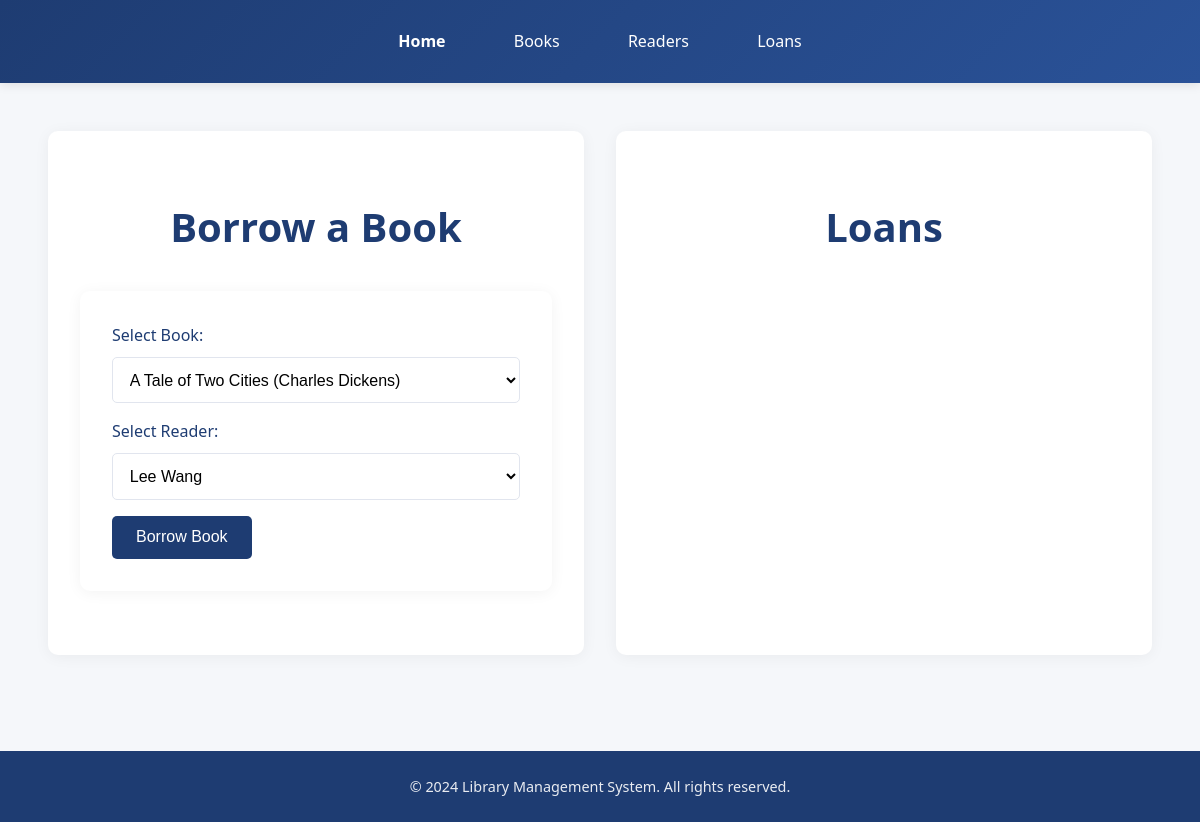
Page /loans on the earlier database version.
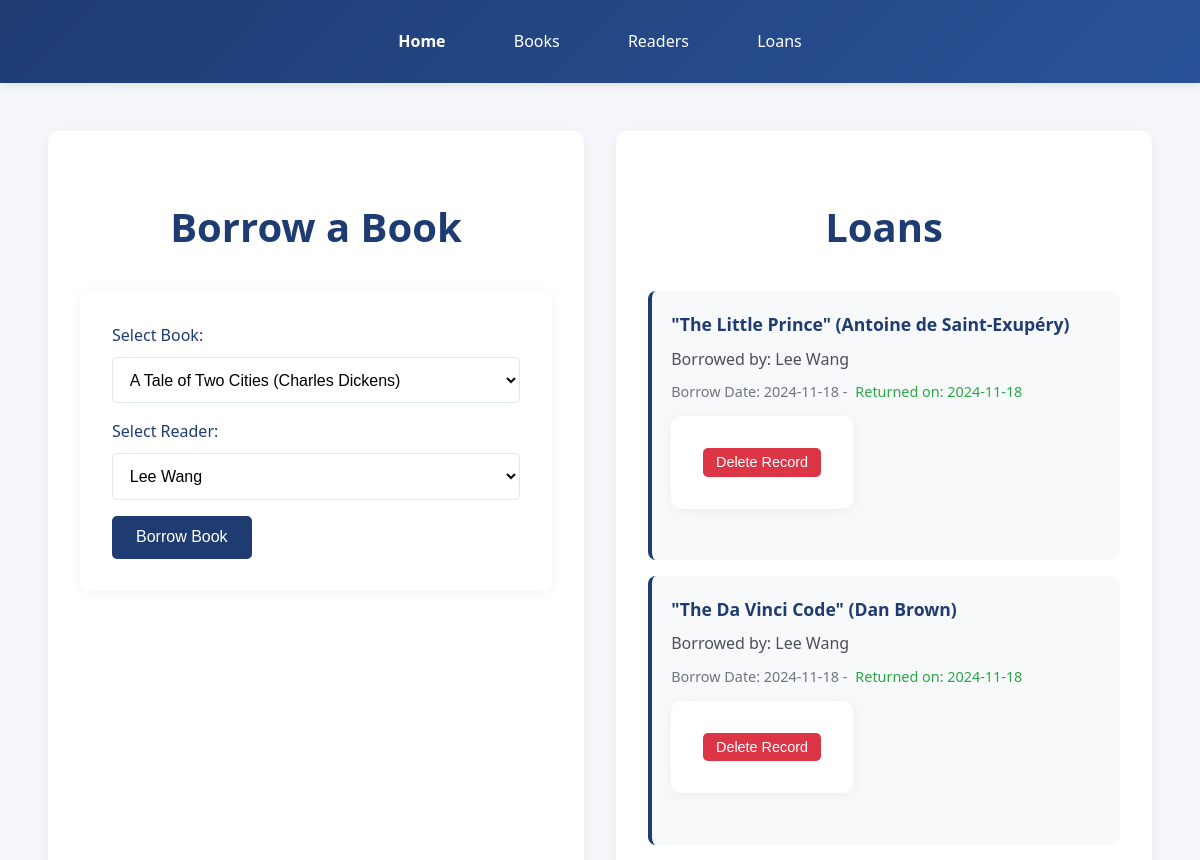
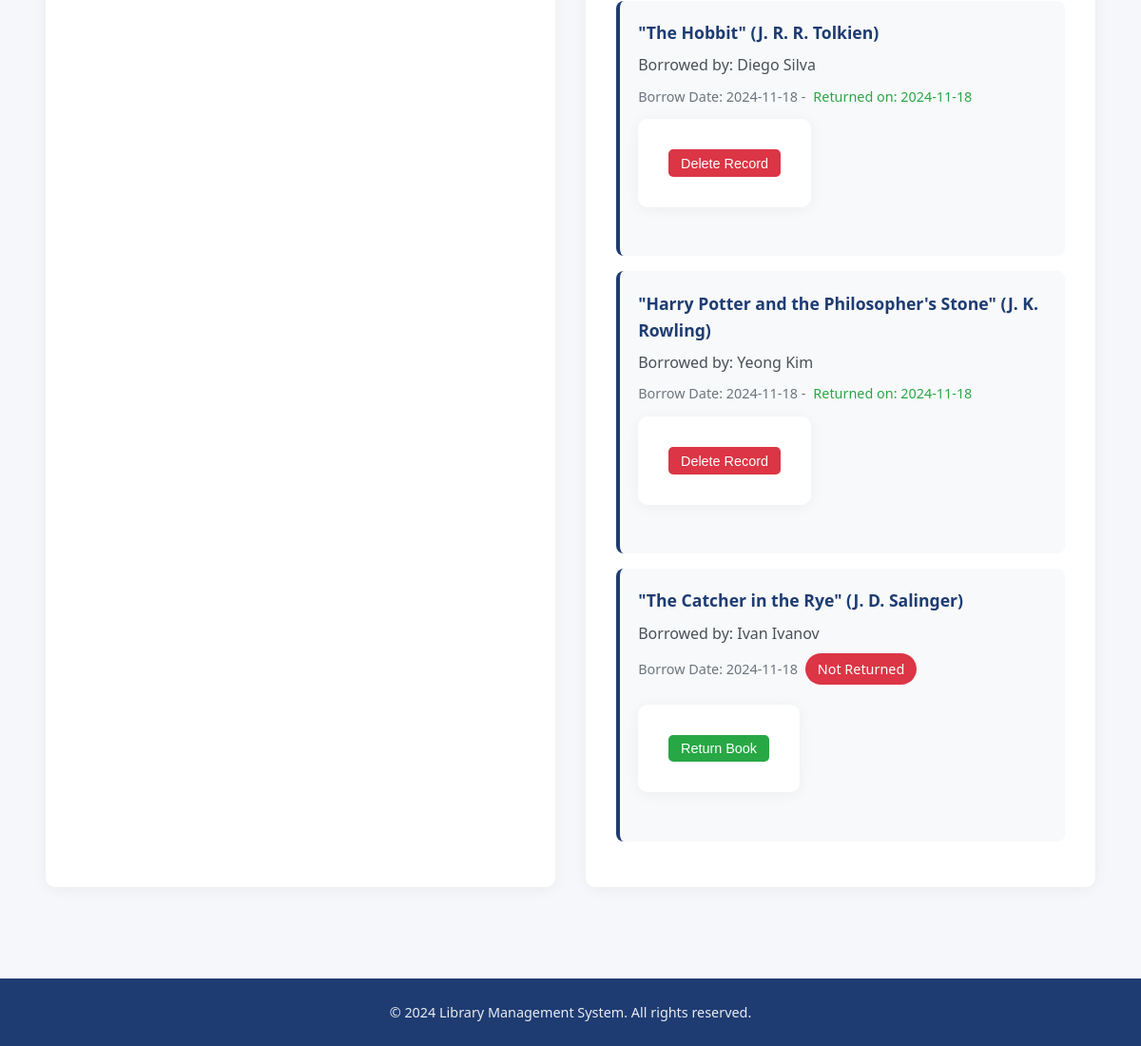
Same page on the later database version (2 pictures, top to bottom).
### models.py (models this page shows)
class Loans(db.Model):
    id = db.Column(db.Integer, primary_key=True)
    borrow_date = db.Column(db.Date, nullable=False)
    return_date = db.Column(db.Date, nullable=True)
    books_id = db.Column(db.Integer, db.ForeignKey('books.id'), nullable=False)
    readers_id = db.Column(db.String, db.ForeignKey('readers.id_number'), nullable=False)
    books = db.relationship('Books', back_populates='loans')
    readers = db.relationship('Readers', back_populates='loans')

class Books(db.Model):
    id = db.Column(db.Integer, primary_key=True)
    title = db.Column(db.String(100), nullable=False)
    author = db.Column(db.String(100), nullable=False)
    is_borrowed = db.Column(db.Boolean, default=False)
    loans = db.relationship('Loans', back_populates='books', cascade="all, delete-orphan")

class Readers(db.Model):
    id_number = db.Column(db.String(20), primary_key=True)
    first_name = db.Column(db.String(50), nullable=False)
    last_name = db.Column(db.String(50), nullable=False)
    birth_date = db.Column(db.Date, nullable=False)
    loans = db.relationship('Loans', back_populates='readers', cascade="all, delete-orphan")

### main.py (the view, shortened to what this page needs)
@app.route('/loans', methods=['GET', 'POST'])
def loans_manage():
    loans = Loans.query.all()
    available_books = Books.query.filter_by(is_borrowed=False).all()
    readers = Readers.query.all()
    return render_template('loans.html', loans=loans, available_books=available_books, readers=readers)

### main.py (called while the page is built)
@app.context_processor
def inject_now():
    return {'now': datetime.now()}

### templates/loans.html (shortened to what this page needs)
{% extends 'base.html' %}
{% block content %}
<div class="grid-container">
    <div class="grid-item1">
        <h1>Borrow a Book</h1>
        <form method="POST" action="{{ url_for('loans_manage') }}">
            <label for="books_id">Select Book:</label>
            <select id="books_id" name="books_id" required>
                {% for book in available_books %}
                <option value="{{ book.id }}">{{ book.title }} ({{ book.author }})</option>
                {% endfor %}
            </select>
            <label for="readers_id">Select Reader:</label>
            <select id="readers_id" name="readers_id" required>
                {% for reader in readers %}
                <option value="{{ reader.id_number }}">{{ reader.first_name }} {{ reader.last_name }}</option>
                {% endfor %}
            </select>
            <button type="submit">Borrow Book</button>
        </form>
    </div>
    <div class="grid-item2">
        <h1>Loans</h1>
        <ul class="loans-list">
            {% for loan in loans %}
            <li>
                <div class="loan-book-title">
                    "{{ loan.books.title }}" ({{ loan.books.author }})
                </div>
                <div class="loan-reader">
                    Borrowed by: {{ loan.readers.first_name }} {{ loan.readers.last_name }}
                </div>
                <div class="loan-dates">
                    Borrow Date: {{ loan.borrow_date }}
                    {% if not loan.return_date %}
                        <span class="not-returned-status">Not Returned</span>
                    {% else %}
                        - <span class="returned-date">Returned on: {{ loan.return_date }}</span>
                    {% endif %}
                </div>
                <div class="loan-actions">
                    {% if not loan.return_date %}
                    <form method="POST" action="{{ url_for('book_return') }}" class="return-book-form">
                        <button type="submit" class="return-book-btn">Return Book</button>
                    </form>
                    {% else %}
                    <form method="POST" action="{{ url_for('delete_loan', loan_id=loan.id) }}" class="delete-loan-form">
                        <button type="submit" onclick="return confirm('Are you sure you want to delete this loan record?')" class="delete-btn">Delete Record</button>
                    </form>
                    {% endif %}
                </div>
            </li>
            {% endfor %}
        </ul>
    </div>
</div>
{% endblock %}

### templates/base.html (shortened to what this page needs)
<!DOCTYPE html>
<html lang="en">
<head>
    <link rel="stylesheet" href="{{ url_for('static', filename='style.css') }}">
</head>
<body>
    <nav>
        <div class="nav-container">
            <a href="{{ url_for('index') }}" class="home-link">Home</a>
            <a href="{{ url_for('books_manage') }}">Books</a>
            <a href="{{ url_for('readers_manage') }}">Readers</a>
            <a href="{{ url_for('loans_manage') }}">Loans</a>
        </div>
    </nav>
    <main>
        {% block content %}{% endblock %}
    </main>
    <footer>
        <p>&copy; {{ now.year }} Library Management System. All rights reserved.</p>
    </footer>
</body>
</html>

### static/style.css (style rules this page uses)
* { margin: 0; padding: 0; box-sizing: border-box; }
body { font-family: 'Segoe UI', Tahoma, Geneva, Verdana, sans-serif; background-color: #f5f7fa; line-height: 1.6; color: #333; }
nav { background: linear-gradient(135deg, #1e3c72 0%, #2a5298 100%); padding: 1rem 0; position: sticky; top: 0; z-index: 1000; box-shadow: 0 2px 10px rgba(0, 0, 0, 0.1); }
nav a { color: #ffffff; text-decoration: none; padding: 0.8rem 1.5rem; margin: 0 0.5rem; border-radius: 5px; transition: all 0.3s ease; display: inline-block; font-weight: 500; }
.nav-container { max-width: 1200px; margin: 0 auto; padding: 0 1rem; text-align: center; }
.home-link { font-weight: 600; }
main { max-width: 1200px; margin: 0 auto; padding: 2rem; }
h1 { color: #1e3c72; text-align: center; margin: 2rem 0; font-size: 2.5rem; font-weight: 600; }
form { background: white; padding: 2rem; border-radius: 10px; box-shadow: 0 2px 15px rgba(0, 0, 0, 0.05); margin-bottom: 2rem; }
form label { display: block; margin-bottom: 0.5rem; color: #1e3c72; font-weight: 500; }
form button { background: #1e3c72; color: white; padding: 0.8rem 1.5rem; border: none; border-radius: 5px; cursor: pointer; font-size: 1rem; transition: all 0.3s ease; }
.delete-btn { background-color: #dc3545; color: white; border: none; padding: 0.6rem 1.2rem; border-radius: 5px; cursor: pointer; font-size: 0.9rem; transition: all 0.3s ease; }
.grid-container { display: grid; grid-template-columns: repeat(auto-fit, minmax(300px, 1fr)); gap: 2rem; padding: 1rem; max-width: 1400px; margin: 0 auto; }
.grid-container > div { background: white; padding: 2rem; border-radius: 10px; box-shadow: 0 2px 15px rgba(0, 0, 0, 0.05); }
.grid-container select { width: 100%; padding: 0.8rem; margin-bottom: 1rem; border: 1px solid #e1e5ee; border-radius: 5px; font-size: 1rem; background-color: white; }
.loans-list { list-style: none; padding: 0; }
.loans-list li { background: #f8f9fa; padding: 1.2rem; margin-bottom: 1rem; border-radius: 8px; border-left: 4px solid #1e3c72; position: relative; }
.loan-book-title { font-weight: 600; color: #1e3c72; font-size: 1.1rem; margin-bottom: 0.5rem; }
.loan-reader { color: #495057; margin-bottom: 0.5rem; }
.loan-dates { font-size: 0.9rem; color: #6c757d; margin-bottom: 0.5rem; display: flex; align-items: center; flex-wrap: wrap; gap: 0.5rem; }
.not-returned-status { display: inline-block; background-color: #dc3545; color: white; padding: 0.3rem 0.8rem; border-radius: 20px; font-weight: 500; font-size: 0.9rem; }
.returned-date { color: #28a745; font-weight: 500; }
.return-book-form { margin-top: 0.5rem; }
.return-book-btn { background-color: #28a745; color: white; border: none; padding: 0.4rem 0.8rem; border-radius: 5px; cursor: pointer; font-size: 0.9rem; transition: all 0.3s ease; display: inline-block; }
.loan-actions { margin-top: 0.8rem; display: flex; gap: 0.5rem; }
.return-book-form, .delete-loan-form { display: inline-block; }
.return-book-btn, .delete-btn { border: none; padding: 0.4rem 0.8rem; border-radius: 5px; cursor: pointer; font-size: 0.9rem; transition: all 0.3s ease; display: inline-block; }
.return-book-btn { background-color: #28a745; color: white; }
.delete-btn { background-color: #dc3545; color: white; }
footer { background: #1e3c72; color: white; text-align: center; padding: 1.5rem; margin-top: 3rem; }
footer p { margin: 0; font-size: 0.9rem; opacity: 0.9; }

Differences in the rows shown:
added Loans: books "The Little Prince", books.author "Antoine de Saint-Exupéry", readers.first_name "Lee", readers.last_name "Wang", borrow_date "2024-11-18", return_date "2024-11-18"
added Loans: books "The Da Vinci Code", books.author "Dan Brown", readers.first_name "Lee", readers.last_name "Wang", borrow_date "2024-11-18", return_date "2024-11-18"
added Loans: books "The Hobbit", books.author "J. R. R. Tolkien", readers.first_name "Diego", readers.last_name "Silva", borrow_date "2024-11-18", return_date "2024-11-18"
added Loans: books "Harry Potter and the Philosopher's Stone", books.author "J. K. Rowling", readers.first_name "Yeong", readers.last_name "Kim", borrow_date "2024-11-18", return_date "2024-11-18"
added Loans: books "The Catcher in the Rye", books.author "J. D. Salinger", readers.first_name "Ivan", readers.last_name "Ivanov", borrow_date "2024-11-18", shows "Not Returned"
